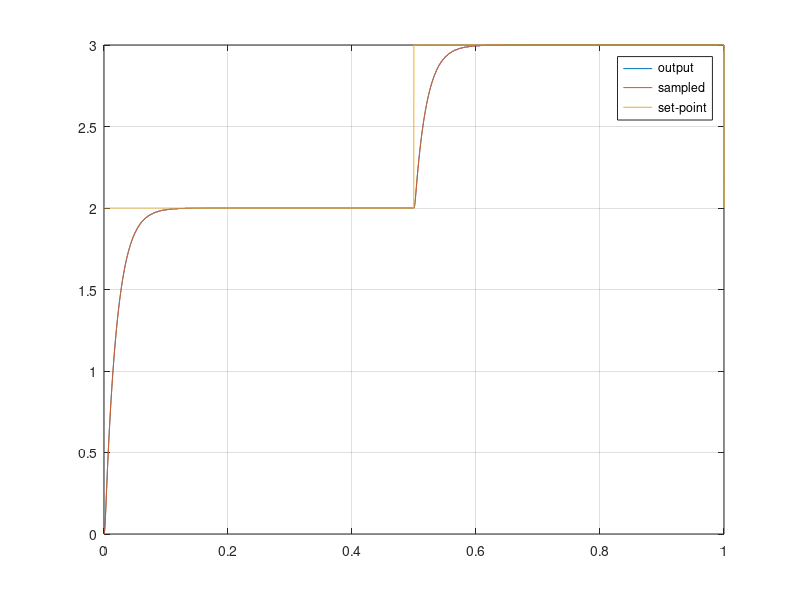
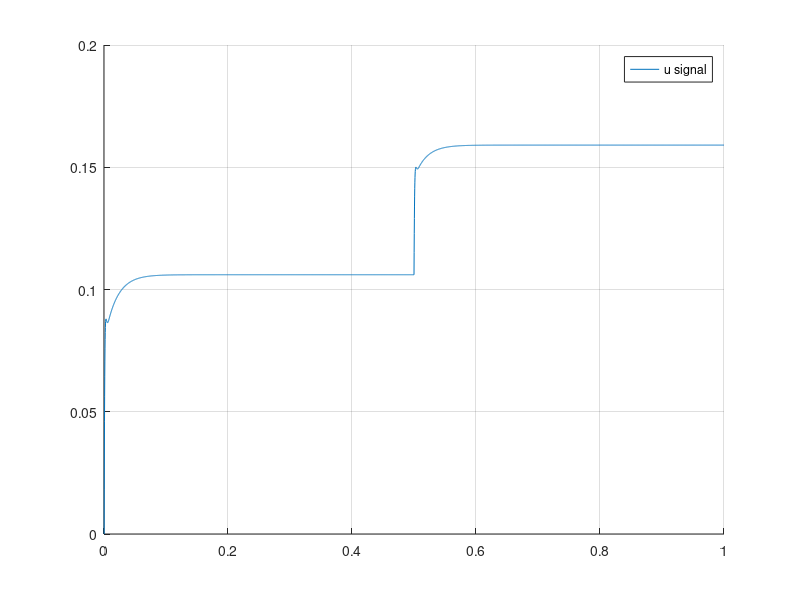
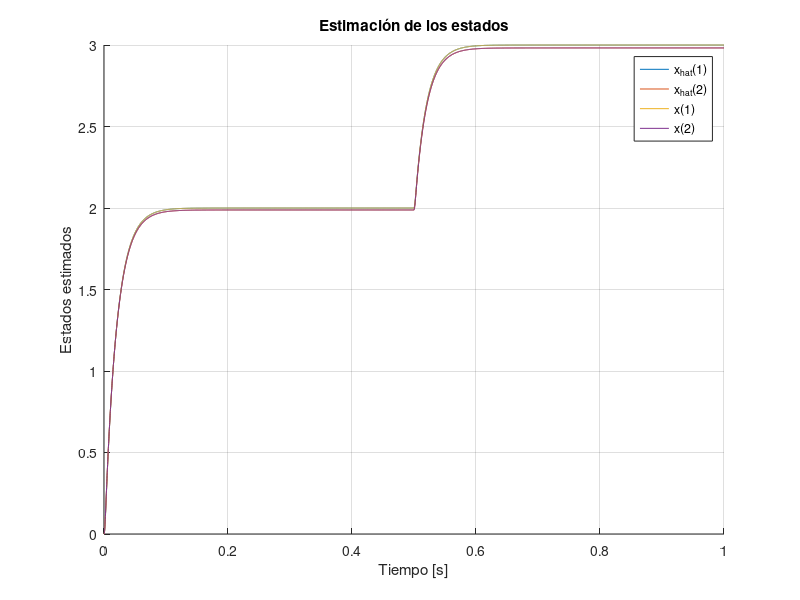

The MATLAB source for these figures, in order:
clear all;
close all;

%% Parámetros de Simulación
Ts = 200e-6;
Tf = 1;
Nsim = Tf/Ts;
t = 0:Ts:Tf;

%% Señal de Entrada - Set Point
r_sp = 2*ones(size(t));

%% Espacio de estados identificado
A = [0 1;-0.846 1.844];
B = [0.1136; 0.1336];
C = [1 0];
D = 0;

SS_disc = ss(A, B, C, D, Ts);
sys_ss = d2c(SS_disc);

%% Funcion de transferencia circuito RC
% R = 10e3;
% C = 10e-6;
% 
% A = [(-1/(R*C)-1/(R*C)) (1/(R*C));(1/(R*C)) (-1/(R*C))];
% B = [1/(R*C);0];
% C = [0 1];
% D = 0;
% sys_ss = ss(A, B, C, D);
% SS_disc = c2d(sys_ss, Ts);

%% Tamaño vectores Espacio de Estados
nx = length(sys_ss.A);

%% Determinación de la matriz K - LQR
% Definir matrices de costo para LQR
Q = diag([10000 10 1000000]);
R = 10000; % Tamaño de las columna de B

K_hat = lqi(SS_disc, Q, R);
K_new = K_hat(1:nx);
ki = 5*K_hat(end);

%% Observador
x0 = zeros(1, nx)';

x_hat = ones(nx, Nsim + 1) .* x0;
pole1_obs = 0.2;
pole2_obs = -0.2;
p_obs = [pole1_obs pole2_obs];
L = place(SS_disc.A', SS_disc.C', p_obs); % Ganancia del observador
L = L';

%% Variables Iniciales
x = ones(nx, Nsim + 1) .* x0;

% Salidas del simulador
yOut  = SS_disc.C*x0; 
tOut = 0;
uOut = 0;
dt = linspace(0, Ts, 10)';
integral_error = zeros(1, Nsim);
e = zeros(1, Nsim);
q = zeros(1, Nsim);
y_feedback = SS_disc.C*x0;

%% Representa el tiempo real, cuanto tiempo está corriendo el
% microcontrolador, el tiempo entre interrupciones el tiempo de muestreo
for k = 1:Nsim
    
    if k >= 0.5/Ts
        r_sp(k) = 3;
    end
    % Microcontrolador %
    e(k) = r_sp(k) - y_feedback;

    % Sin integrador  
%     u(k) = - K*x(:, k);

    % Con integrador, sin referencia
%     e(k) = y_feedback;
%     u(k) = -ki*y_feedback - K_new*x(:, k);

    % Con integrador
    u(k) = -K_new*x_hat(:, k)-ki*q(k) ;

    % if u(k) < 0
    %     u(k) = 0;
    % elseif u(k) > 3.3
    %     % u(k) = 3.3;
    % end
    
    x_hat(:, k+1) = (SS_disc.A - L*SS_disc.C)*x_hat(:, k) + SS_disc.B*u(k) + L*y_feedback;
     
    uOut = [uOut u(k)];
    
    u = u(k)*ones(1, numel(dt)); % ZOH de la U - DAC

    % Sistema en la vida real %
    [y, tsim, XssOut] = lsim(sys_ss, u, dt, x(:, k)); % XssOut es la salida del Espacio de Estados. Cambiar
    x(:, k+1) = XssOut(end, :)'; % x es el vector de estados
    q(k+1) = q(k) + e(k) * Ts; % Integrador se obtiene con el modelo discretizado
    y_feedback = y(end, :); % Sampling - ADC

    tOut = [tOut (tsim' + t(k))];
    yOut = [yOut y'];
end

%% Gráficos
figure(1)
plot(tOut, yOut);
hold on
stairs(t, SS_disc.C*x);
plot(t, r_sp);
legend('output', 'sampled', 'set-point')
grid on

figure(2)
hold on
plot(t, uOut)
legend('u signal')
grid on

%% Gráficos de la estimación de los estados
figure(3)
hold on
for i = 1:nx
    plot(t, x_hat(i, 1:Nsim+1));
end
for i = 1:nx
    plot(t, x(i, 1:Nsim+1));
end
legend('x_{hat}(1)','x_{hat}(2)','x(1)','x(2)');
title('Estimación de los estados');
xlabel('Tiempo [s]');
ylabel('Estados estimados');
grid on
